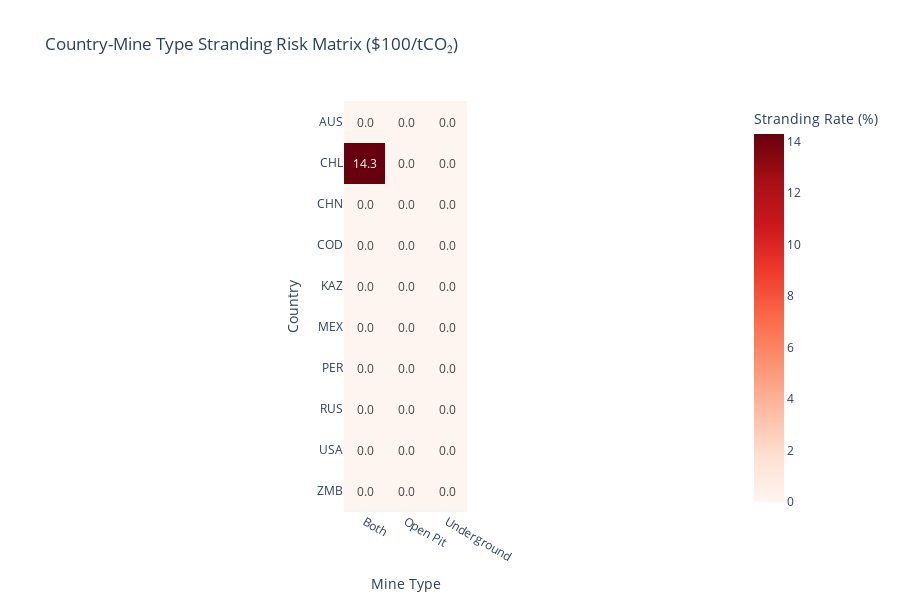

Notebook code cell kept with this figure:
### Markdown cell above
#### 3.2 Country-Sector Risk Matrix

### Code cell
# Top 10 countries by asset count
top_countries = df_financial['iso3_country'].value_counts().head(10).index

# Country-Mine Type cross-tabulation
country_type_matrix = df_financial[df_financial['iso3_country'].isin(top_countries)].groupby(
    ['iso3_country', 'mine_type']
).agg({
    'underwater_at_100': 'sum',
    'source_id': 'count'
}).reset_index()

country_type_matrix['stranding_rate'] = (
    country_type_matrix['underwater_at_100'] / country_type_matrix['source_id'] * 100
)

# Pivot for heatmap
heatmap_data = country_type_matrix.pivot(
    index='iso3_country',
    columns='mine_type',
    values='stranding_rate'
).fillna(0)

# Create heatmap
fig6 = px.imshow(
    heatmap_data,
    labels=dict(x='Mine Type', y='Country', color='Stranding Rate (%)'),
    x=heatmap_data.columns,
    y=heatmap_data.index,
    color_continuous_scale='Reds',
    title='Country-Mine Type Stranding Risk Matrix ($100/tCO₂)',
    height=600,
    text_auto='.1f'
)

fig6.show()

### Figure 1 — Plotly figure (JSON) as saved in the notebook; plotly's stock layout.template omitted (floating-point values rounded to 4 significant figures)
{"data": [{"coloraxis": "coloraxis", "hovertemplate": "Mine Type: %{x}<br>Country: %{y}<br>Stranding Rate (%): %{z}<extra></extra>", "name": "0", "texttemplate": "%{z:.1f}", "type": "heatmap", "x": ["Both", "Open Pit", "Underground"], "xaxis": "x", "y": ["AUS", "CHL", "CHN", "COD", "KAZ", "MEX", "PER", "RUS", "USA", "ZMB"], "yaxis": "y", "z": [[0.0, 0.0, 0.0], [14.29, 0.0, 0.0], [0.0, 0.0, 0.0], [0.0, 0.0, 0.0], [0.0, 0.0, 0.0], [0.0, 0.0, 0.0], [0.0, 0.0, 0.0], [0.0, 0.0, 0.0], [0.0, 0.0, 0.0], [0.0, 0.0, 0.0]]}], "layout": {"coloraxis": {"colorbar": {"title": {"text": "Stranding Rate (%)"}}, "colorscale": [[0, "rgb(255,245,240)"], [0.125, "rgb(254,224,210)"], [0.25, "rgb(252,187,161)"], [0.375, "rgb(252,146,114)"], [0.5, "rgb(251,106,74)"], [0.625, "rgb(239,59,44)"], [0.75, "rgb(203,24,29)"], [0.875, "rgb(165,15,21)"], [1, "rgb(103,0,13)"]]}, "height": 600, "title": {"text": "Country-Mine Type Stranding Risk Matrix ($100/tCO₂)"}, "xaxis": {"anchor": "y", "constrain": "domain", "domain": [0, 1], "scaleanchor": "y", "title": {"text": "Mine Type"}}, "yaxis": {"anchor": "x", "autorange": "reversed", "constrain": "domain", "domain": [0, 1], "title": {"text": "Country"}}}}
